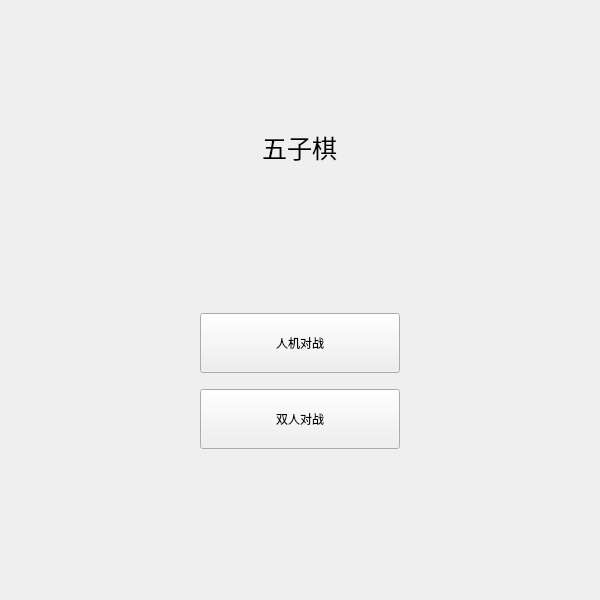
<?xml version="1.0" encoding="UTF-8"?>
<ui version="4.0">
 <class>Widget</class>
 <widget class="QWidget" name="Widget">
  <property name="enabled">
   <bool>true</bool>
  </property>
  <property name="geometry">
   <rect>
    <x>0</x>
    <y>0</y>
    <width>600</width>
    <height>600</height>
   </rect>
  </property>
  <property name="minimumSize">
   <size>
    <width>0</width>
    <height>0</height>
   </size>
  </property>
  <property name="windowTitle">
   <string>五子棋</string>
  </property>
  <layout class="QGridLayout" name="gridLayout">
   <property name="leftMargin">
    <number>0</number>
   </property>
   <property name="topMargin">
    <number>0</number>
   </property>
   <property name="rightMargin">
    <number>0</number>
   </property>
   <property name="bottomMargin">
    <number>0</number>
   </property>
   <item row="0" column="0">
    <widget class="QWidget" name="StartWidget" native="true">
     <layout class="QVBoxLayout" name="verticalLayout_2">
      <item>
       <spacer name="verticalSpacer">
        <property name="orientation">
         <enum>Qt::Vertical</enum>
        </property>
        <property name="sizeHint" stdset="0">
         <size>
          <width>20</width>
          <height>87</height>
         </size>
        </property>
       </spacer>
      </item>
      <item alignment="Qt::AlignHCenter">
       <widget class="QLabel" name="label">
        <property name="font">
         <font>
          <pointsize>19</pointsize>
         </font>
        </property>
        <property name="text">
         <string>五子棋</string>
        </property>
        <property name="scaledContents">
         <bool>false</bool>
        </property>
       </widget>
      </item>
      <item>
       <spacer name="verticalSpacer_3">
        <property name="orientation">
         <enum>Qt::Vertical</enum>
        </property>
        <property name="sizeHint" stdset="0">
         <size>
          <width>20</width>
          <height>88</height>
         </size>
        </property>
       </spacer>
      </item>
      <item>
       <widget class="QWidget" name="btnWidget" native="true">
        <layout class="QHBoxLayout" name="horizontalLayout">
         <item>
          <spacer name="horizontalSpacer_left">
           <property name="orientation">
            <enum>Qt::Horizontal</enum>
           </property>
           <property name="sizeHint" stdset="0">
            <size>
             <width>270</width>
             <height>20</height>
            </size>
           </property>
          </spacer>
         </item>
         <item>
          <widget class="QWidget" name="widget_button" native="true">
           <property name="minimumSize">
            <size>
             <width>0</width>
             <height>0</height>
            </size>
           </property>
           <layout class="QVBoxLayout" name="verticalLayout">
            <item>
             <widget class="QPushButton" name="pushButton_pve">
              <property name="minimumSize">
               <size>
                <width>200</width>
                <height>60</height>
               </size>
              </property>
              <property name="text">
               <string>人机对战</string>
              </property>
             </widget>
            </item>
            <item>
             <spacer name="verticalSpacer_4">
              <property name="orientation">
               <enum>Qt::Vertical</enum>
              </property>
              <property name="sizeHint" stdset="0">
               <size>
                <width>20</width>
                <height>10</height>
               </size>
              </property>
             </spacer>
            </item>
            <item>
             <widget class="QPushButton" name="pushButton_pvp">
              <property name="minimumSize">
               <size>
                <width>200</width>
                <height>60</height>
               </size>
              </property>
              <property name="text">
               <string>双人对战</string>
              </property>
             </widget>
            </item>
           </layout>
          </widget>
         </item>
         <item>
          <spacer name="horizontalSpacer_right">
           <property name="orientation">
            <enum>Qt::Horizontal</enum>
           </property>
           <property name="sizeHint" stdset="0">
            <size>
             <width>269</width>
             <height>20</height>
            </size>
           </property>
          </spacer>
         </item>
        </layout>
       </widget>
      </item>
      <item>
       <spacer name="verticalSpacer_2">
        <property name="orientation">
         <enum>Qt::Vertical</enum>
        </property>
        <property name="sizeHint" stdset="0">
         <size>
          <width>20</width>
          <height>87</height>
         </size>
        </property>
       </spacer>
      </item>
     </layout>
    </widget>
   </item>
  </layout>
 </widget>
 <layoutdefault spacing="6" margin="11"/>
 <resources/>
 <connections/>
</ui>
